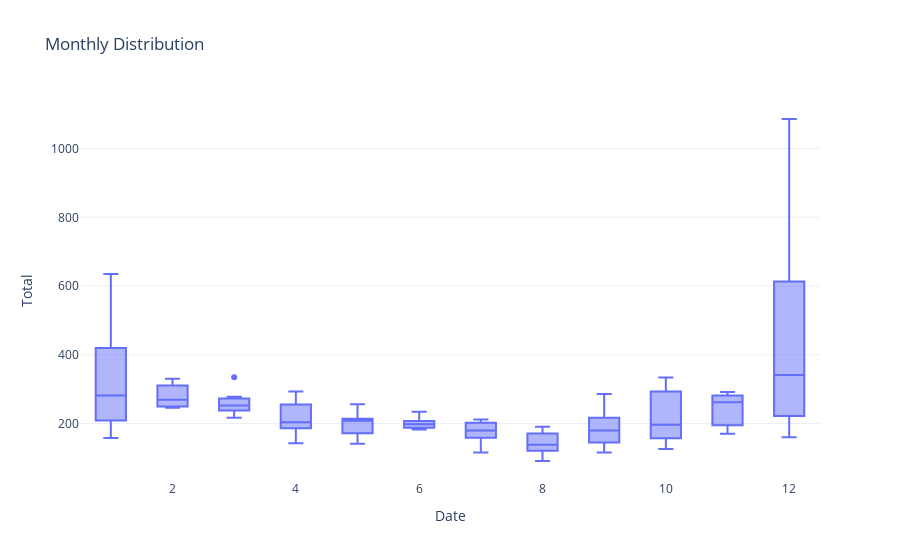

This figure's notebook cell:
### Markdown cell above
## Plotly monthly distribution

### Code cell
fig = px.box(df_autoconsumo_group_w,
             x=df_autoconsumo_group_w.index.month,  # group by month
             y='total_exp',
             title='Monthly Distribution')
# Optional: Customize layout
fig.update_layout(
    xaxis_title="Date",
    yaxis_title="Total",
    template="plotly_white"
)

# Display plot
fig.show()

### Figure 1 — Plotly figure (JSON) as saved in the notebook; plotly's stock layout.template omitted (floating-point values rounded to 4 significant figures)
{"data": [{"alignmentgroup": "True", "hovertemplate": "x=%{x}<br>total_exp=%{y}<extra></extra>", "legendgroup": "", "marker": {"color": "#636efa"}, "name": "", "notched": false, "offsetgroup": "", "orientation": "v", "showlegend": false, "type": "box", "x": [12, 1, 1, 1, 1, 1, 2, 2, 2, 2, 3, 3, 3, 3, 4, 4, 4, 4, 5, 5, 5, 5, 5, 6, 6, 6, 6, 7, 7, 7, 7, 7, 8, 8, 8, 8, 9, 9, 9, 9, 10, 10, 10, 10, 10, 11, 11, 11, 11, 12, 12, 12, 12, 1, 1, 1, 1, 1, 2, 2, 2, 2, 3, 3, 3, 3, 4, 4, 4, 4, 4, 5, 5, 5, 5, 6, 6, 6, 6, 7, 7, 7, 7, 7, 8, 8, 8, 8, 9, 9, 9, 9, 10, 10, 10, 10, 10, 11, 11, 11, 11, 12, 12, 12, 12, 12], "x0": " ", "xaxis": "x", "y": [797, 635, 384, 420, 456, 320, 327, 279, 330, 294, 267, 278, 258, 335, 293, 283, 149, 224, 256, 216, 208, 177, 173, 196, 234, 186, 200, 202, 212, 183, 209, 177, 191, 159, 144, 183, 218, 195, 216, 286, 224, 293, 215, 334, 315, 195, 292, 283, 279, 309, 160, 218, 222, 181, 158, 221, 209, 243, 250, 249, 246, 259, 231, 247, 245, 217, 199, 143, 200, 246, 204, 141, 213, 210, 169, 210, 205, 189, 183, 202, 159, 116, 174, 154, 127, 115, 91, 133, 164, 116, 134, 156, 126, 178, 144, 175, 157, 170, 195, 245, 280, 373, 229, 476, 613, 1086], "y0": " ", "yaxis": "y"}], "layout": {"autosize": true, "boxmode": "group", "legend": {"tracegroupgap": 0}, "title": {"text": "Monthly Distribution"}, "xaxis": {"anchor": "y", "autorange": true, "domain": [0, 1], "range": [0.5, 12.5], "title": {"text": "Date"}, "type": "linear"}, "yaxis": {"anchor": "x", "autorange": true, "domain": [0, 1], "range": [35.72, 1141.0], "title": {"text": "Total"}, "type": "linear"}}}
